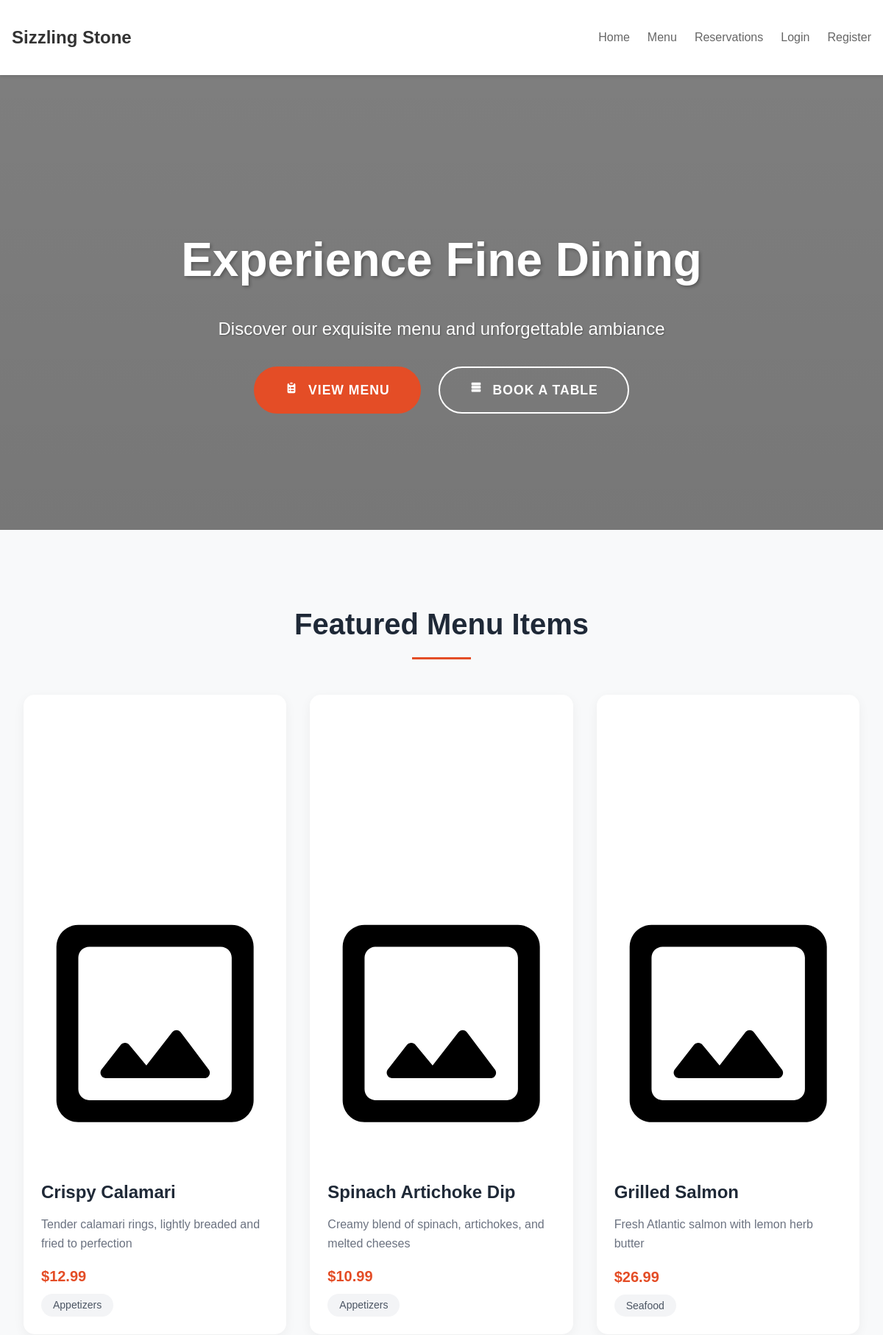
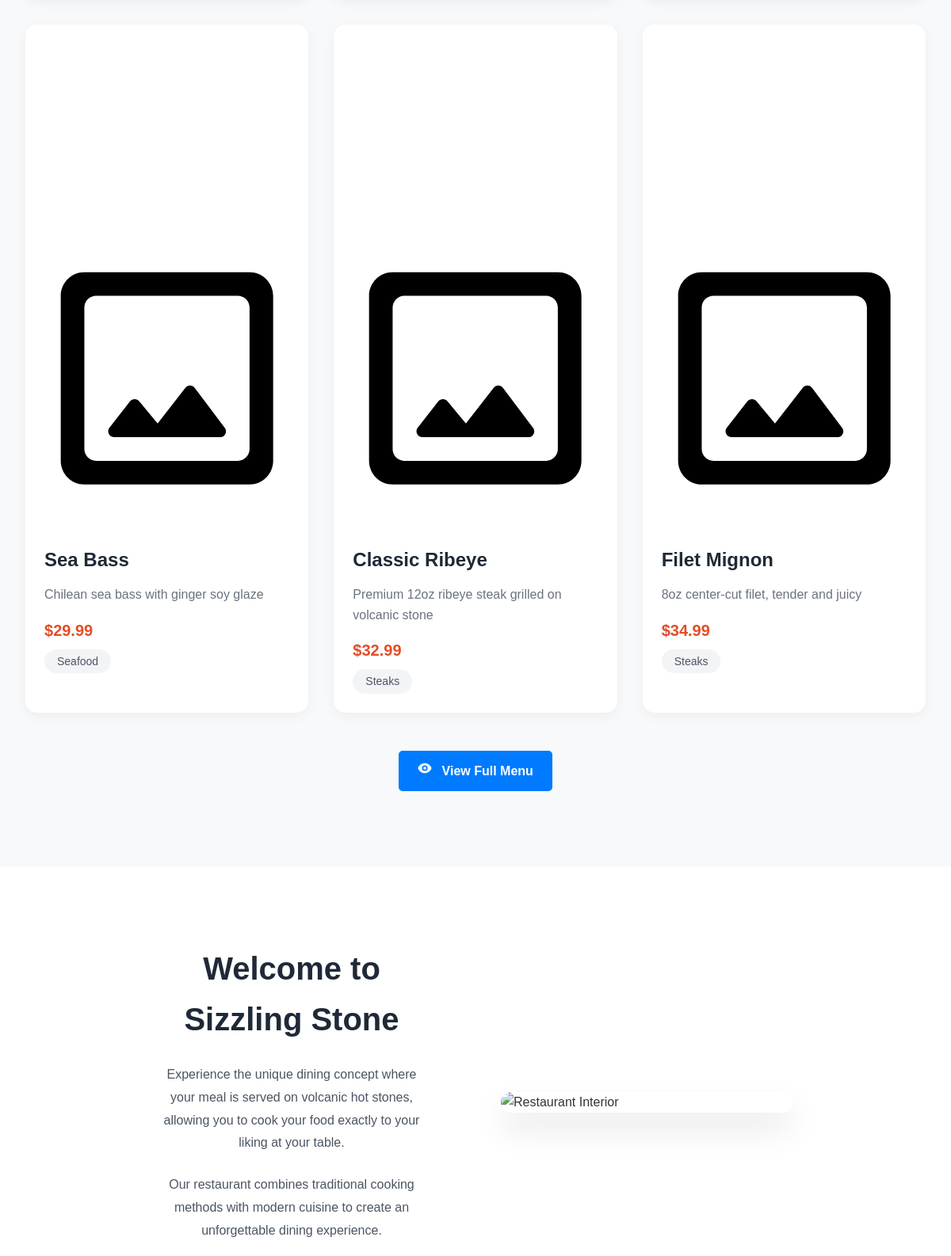
The page / (upper part) on the database its author committed (2 pictures, top to bottom).
### tables this page shows
CREATE TABLE IF NOT EXISTS menu_items (
    item_id INT PRIMARY KEY AUTO_INCREMENT,
    name VARCHAR(100),
    description TEXT,
    price DECIMAL(10,2),
    category VARCHAR(50),
    available BOOLEAN DEFAULT TRUE,
    image_path VARCHAR(255),
    is_featured BOOLEAN DEFAULT FALSE
);

### app/controllers/MenuController.php (called while the page is built, shortened)
<?php
require_once __DIR__ . '/../models/MenuItem.php';
class MenuController {
    private $menuItem;
    public function __construct() {
        $database = new Database();
        $db = $database->getConnection();
        $this->menuItem = new MenuItem($db);
    }
    public function getFeaturedItems() {
        return $this->menuItem->getFeaturedItems();
    }
}

### app/models/MenuItem.php (called while the page is built, shortened)
<?php
class MenuItem {
    private $conn;
    private $table_name = "menu_items";
    public function __construct($db) {
        $this->conn = $db;
    }
    public function getFeaturedItems() {
        $query = "SELECT * FROM " . $this->table_name . "
                WHERE is_featured = 1 AND available = 1
                ORDER BY category, name
                LIMIT 6";
        $stmt = $this->conn->prepare($query);
        $stmt->execute();
        return $stmt;
    }
}

### public/index.php (the view, shortened to what this page needs)
<?php
require_once __DIR__ . '/../app/controllers/MenuController.php';
$menuController = new MenuController();
$stmt = $menuController->getFeaturedItems();
$featuredItems = $stmt->fetchAll(PDO::FETCH_ASSOC);
?>
<!DOCTYPE html>
<html lang="en">
<head>
    <link rel="stylesheet" href="<?php echo BASE_URL; ?>public/css/style.css">
    <link rel="stylesheet" href="<?php echo BASE_URL; ?>public/css/home.css">
</head>
<body>
    <?php include __DIR__ . '/../app/views/includes/header.php'; ?>
    <section class="hero">
        <div class="hero-content">
            <h1>Experience Fine Dining</h1>
            <p>Discover our exquisite menu and unforgettable ambiance</p>
            <div class="hero-buttons">
                <a href="<?php echo BASE_URL; ?>public/menu.php" class="btn btn-primary">
                    View Menu
                </a>
                <a href="<?php echo BASE_URL; ?>public/reservation/create.php" class="btn btn-secondary">
                    <svg viewBox="0 0 20 20" class="w-5 h-5">
                        <path d="M3 3a1 1 0 011-1h12a1 1 0 011 1v2a1 1 0 01-1 1H4a1 1 0 01-1-1V3zM3 8a1 1 0 011-1h12a1 1 0 011 1v2a1 1 0 01-1 1H4a1 1 0 01-1-1V8zM3 13a1 1 0 011-1h12a1 1 0 011 1v2a1 1 0 01-1 1H4a1 1 0 01-1-1v-2z"/>
                    </svg>
                    Book a Table
                </a>
            </div>
        </div>
    </section>
    <section class="featured-menu">
        <div class="container">
            <h2 class="section-title">Featured Menu Items</h2>
            <div class="menu-grid">
                <?php if ($featuredItems && !empty($featuredItems)): ?>
                    <?php foreach ($featuredItems as $item): ?>
                        <div class="menu-item">
                            <div class="menu-item-image">
                                <?php if (!empty($item['image_url'])): ?>
                                    <img src="<?php echo BASE_URL . 'public/images/menu/' . $item['image_url']; ?>"
                                         alt="<?php echo htmlspecialchars($item['name']); ?>">
                                <?php else: ?>
                                    <div class="placeholder-image">
                                    </div>
                                <?php endif; ?>
                            </div>
                            <div class="menu-item-content">
                                <h3><?php echo htmlspecialchars($item['name']); ?></h3>
                                <p class="menu-item-description">
                                    <?php echo htmlspecialchars($item['description']); ?>
                                </p>
                                <p class="menu-item-price">$<?php echo number_format($item['price'], 2); ?></p>
                                <span class="menu-item-category"><?php echo htmlspecialchars($item['category']); ?></span>
                            </div>
                        </div>
                    <?php endforeach; ?>
                <?php else: ?>
                    <p class="no-items">No featured items available at the moment.</p>
                <?php endif; ?>
            </div>
            <div class="view-all-menu">
                <a href="<?php echo BASE_URL; ?>public/menu.php" class="btn btn-primary">
                    <svg viewBox="0 0 20 20" class="w-5 h-5">
                        <path d="M10 12a2 2 0 100-4 2 2 0 000 4z"/>
                        <path fill-rule="evenodd" d="M.458 10C1.732 5.943 5.522 3 10 3s8.268 2.943 9.542 7c-1.274 4.057-5.064 7-9.542 7S1.732 14.057.458 10zM14 10a4 4 0 11-8 0 4 4 0 018 0z" clip-rule="evenodd"/>
                    </svg>
                    View Full Menu
                </a>
            </div>
        </div>
    </section>
    <section class="about">
        <div class="container">
            <div class="about-content">
                <div class="about-text">
                    <h2>Welcome to Sizzling Stone</h2>
                    <p>Experience the unique dining concept where your meal is served on volcanic hot stones,
                       allowing you to cook your food exactly to your liking at your table.</p>
                    <p>Our restaurant combines traditional cooking methods with modern cuisine to create
                       an unforgettable dining experience.</p>
                </div>
                <div class="about-image">
                    <img src="<?php echo BASE_URL; ?>public/images/restaurant.jpg" alt="Restaurant Interior">
                </div>
            </div>
        </div>
    </section>
</body>
</html>

### public/css/style.css (style rules this page uses)
* { margin: 0; padding: 0; box-sizing: border-box; }
body { font-family: 'Arial', sans-serif; line-height: 1.6; color: #333; }
.container { max-width: 1200px; margin: 0 auto; padding: 0 20px; }
.hero { padding: 8rem 0 4rem; text-align: center; color: #fff; background-size: cover; background-position: center; min-height: 500px; display: flex; align-items: center; justify-content: center; }
.hero-content { max-width: 800px; margin: 0 auto; padding: 0 20px; }
.hero h1 { font-size: 3rem; margin-bottom: 1rem; }
.hero p { font-size: 1.2rem; margin-bottom: 2rem; }
.hero-buttons { display: flex; gap: 1rem; justify-content: center; }
.btn { display: inline-block; padding: 0.8rem 1.5rem; border-radius: 5px; text-decoration: none; font-weight: bold; transition: all 0.3s; }
.btn-primary { background-color: #007bff; color: #fff; }
.btn-secondary { background-color: transparent; color: #fff; border: 2px solid #fff; }
section { padding: 4rem 0; }
section h2 { font-size: 2rem; margin-bottom: 2rem; text-align: center; }
.about { background-color: #f8f9fa; }
.about-content { max-width: 800px; margin: 0 auto; }
.about-text { text-align: center; }

### public/css/home.css (style rules this page uses)
.hero { position: relative; height: 80vh; min-height: 600px; background: linear-gradient(rgba(0, 0, 0, 0.5), rgba(0, 0, 0, 0.7)), url('../images/hero-bg.jpg'); background-size: cover; background-position: center; background-attachment: fixed; display: flex; align-items: center; justify-content: center; text-align: center; color: white; }
.hero-content { max-width: 800px; padding: 2rem; animation: fadeInUp 1s ease; }
.hero h1 { font-size: 4rem; font-weight: 700; margin-bottom: 1.5rem; text-shadow: 2px 2px 4px rgba(0, 0, 0, 0.3); }
.hero p { font-size: 1.5rem; margin-bottom: 2rem; text-shadow: 1px 1px 2px rgba(0, 0, 0, 0.3); }
.hero-buttons { display: flex; gap: 1.5rem; justify-content: center; }
.hero .btn { padding: 1rem 2.5rem; font-size: 1.1rem; border-radius: 50px; text-transform: uppercase; letter-spacing: 1px; transition: all 0.3s ease; }
.hero .btn-primary { background: #e44d26; color: white; border: 2px solid #e44d26; }
.hero .btn-secondary { background: transparent; color: white; border: 2px solid white; }
.featured-menu { padding: 6rem 0; background: #f8f9fa; }
.section-title { text-align: center; font-size: 2.5rem; color: #1f2937; margin-bottom: 3rem; position: relative; padding-bottom: 1rem; }
.section-title::after { content: ''; position: absolute; bottom: 0; left: 50%; transform: translateX(-50%); width: 80px; height: 3px; background: #e44d26; }
.menu-grid { display: grid; grid-template-columns: repeat(auto-fit, minmax(300px, 1fr)); gap: 2rem; padding: 0 1rem; }
.menu-item { background: white; border-radius: 15px; overflow: hidden; box-shadow: 0 4px 15px rgba(0, 0, 0, 0.05); transition: transform 0.3s ease, box-shadow 0.3s ease; }
.menu-item-image { position: relative; padding-top: 75%; overflow: hidden; }
.menu-item-content { padding: 1.5rem; }
.menu-item h3 { font-size: 1.5rem; color: #1f2937; margin-bottom: 0.75rem; }
.menu-item-description { color: #6b7280; margin-bottom: 1rem; line-height: 1.6; }
.menu-item-price { font-size: 1.25rem; color: #e44d26; font-weight: 600; margin-bottom: 0.5rem; }
.menu-item-category { display: inline-block; padding: 0.25rem 1rem; background: #f3f4f6; color: #4b5563; border-radius: 20px; font-size: 0.875rem; }
.view-all-menu { text-align: center; margin-top: 3rem; }
.about { padding: 6rem 0; background: white; }
.about-content { display: grid; grid-template-columns: 1fr 1fr; gap: 4rem; align-items: center; }
.about-text { padding-right: 2rem; }
.about-text h2 { font-size: 2.5rem; color: #1f2937; margin-bottom: 1.5rem; }
.about-text p { color: #4b5563; line-height: 1.8; margin-bottom: 1.5rem; }
.about-image { position: relative; border-radius: 15px; overflow: hidden; box-shadow: 0 20px 40px rgba(0, 0, 0, 0.1); }
.about-image img { width: 100%; height: 100%; object-fit: cover; transition: transform 0.3s ease; }
.btn svg { width: 18px; height: 18px; fill: currentColor; margin-right: 8px; }
.w-5 { width: 18px; height: 18px; }

### app/views/includes/header.php (style rules this page uses)
.container { max-width: 1200px; margin: 0 auto; padding: 0 1rem; }

### rows shown on the page
menu_items: name "Crispy Calamari", description "Tender calamari rings, lightly breaded and fried to perfection", price "12.99", category "Appetizers"
menu_items: name "Spinach Artichoke Dip", description "Creamy blend of spinach, artichokes, and melted cheeses", price "10.99", category "Appetizers"
menu_items: name "Grilled Salmon", description "Fresh Atlantic salmon with lemon herb butter", price "26.99", category "Seafood"
menu_items: name "Sea Bass", description "Chilean sea bass with ginger soy glaze", price "29.99", category "Seafood"
menu_items: name "Classic Ribeye", description "Premium 12oz ribeye steak grilled on volcanic stone", price "32.99", category "Steaks"
menu_items: name "Filet Mignon", description "8oz center-cut filet, tender and juicy", price "34.99", category "Steaks"
